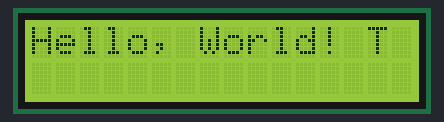
Recording of a sketch running on a simulated Arduino Uno, built with avr-gcc and run on an emulated ATmega328P. Shown: 16×2 character LCD.

Above: at 0.1 s.
At 1.1 s:
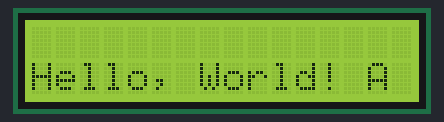

Measured:
- what the display in image 1 shows lasts 1.0 s, from 1.1 s to 2.1 s

The sketch:

LCD_withESP8266.ino
```cpp
#include <LiquidCrystal_I2C.h>

// set the LCD number of columns and rows
int lcdColumns = 16;
int lcdRows = 2;

// set LCD address, number of columns and rows
// if you don't know your display address, run an I2C scanner sketch
LiquidCrystal_I2C lcd(0x27, 16,2);

void setup(){
  // initialize LCD
  lcd.begin();
  // turn on LCD backlight
  lcd.backlight();
}

void loop(){
  // set cursor to first column, first row
  lcd.setCursor(0, 0);
  // print message
  lcd.print("Hello, World! T");
  delay(1000);
  // clears the display to print new message
  lcd.clear();
  // set cursor to first column, second row
  lcd.setCursor(0,1);
  lcd.print("Hello, World! A");
  delay(1000);
  lcd.clear();
}
```
